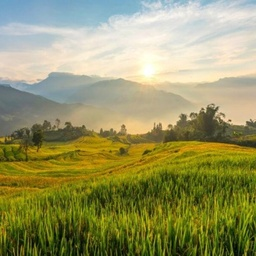
#> input picture seam-carving/canhdong.jpg, 256 x 256 px, shrunk from 500 x 500 before the run
$ python 'seam carving.py'   (older library calls are emulated)
#> lines starting #> are read from the running program, lines starting #| are printed output that depends on the picture
import sys

from tqdm import trange
import numpy as np
from imageio import imread, imwrite
from scipy.ndimage.filters import convolve

def calc_energy(img):
    filter_du = np.array([
        [1.0, 2.0, 1.0],
        [0.0, 0.0, 0.0],
        [-1.0, -2.0, -1.0],
    ])
    # This converts it from a 2D filter to a 3D filter, replicating the same
    # filter for each channel: R, G, B
    filter_du = np.stack([filter_du] * 3, axis=2)
    filter_dv = np.array([
        [1.0, 0.0, -1.0],
        [2.0, 0.0, -2.0],
        [1.0, 0.0, -1.0],
    ])
    # This converts it from a 2D filter to a 3D filter, replicating the same
    # filter for each channel: R, G, B
    filter_dv = np.stack([filter_dv] * 3, axis=2)
    img = img.astype('float32')
    convolved = np.abs(convolve(img, filter_du)) + np.absolute(convolve(img, filter_dv))
    # We sum the energies in the red, green, and blue channels
    energy_map = convolved.sum(axis=2)
    return energy_map

def crop_c(img, scale_c):
    r, c, _ = img.shape
    new_c = int(scale_c * c)

    for i in trange(c - new_c):
        img = carve_column(img)

    return img

def crop_r(img, scale_r):
    img = np.rot90(img, 1, (0, 1))
    img = crop_c(img, scale_r)
    img = np.rot90(img, 3, (0, 1))
    return img

def carve_column(img):
    r, c, _ = img.shape

    M, backtrack = minimum_seam(img)
    mask = np.ones((r, c), dtype=np.bool)

    j = np.argmin(M[-1])
    for i in reversed(range(r)):
        mask[i, j] = False
        j = backtrack[i, j]

    mask = np.stack([mask] * 3, axis=2)
    img = img[mask].reshape((r, c - 1, 3))
    return img

def minimum_seam(img):
    r, c, _ = img.shape
    energy_map = calc_energy(img)

    M = energy_map.copy()
    backtrack = np.zeros_like(M, dtype=np.int)

    for i in range(1, r):
        for j in range(0, c):
            # Handle the left edge of the image, to ensure we don't index a -1
            if j == 0:
                idx = np.argmin(M[i-1, j:j + 2])
                backtrack[i, j] = idx + j
                min_energy = M[i-1, idx + j]
            else:
                idx = np.argmin(M[i - 1, j - 1:j + 2])
                backtrack[i, j] = idx + j - 1
                min_energy = M[i - 1, idx + j - 1]

            M[i, j] += min_energy

    return M, backtrack

def main():

    scale = 0.5
    in_filename = r'canhdong.jpg'
    out_filename = 'result.jpg'

    img = imread(in_filename)
#> img is the input picture: shape (256, 256, 3); mean R, G, B 150.5, 149.2, 99.9

    out = crop_r(img, scale)
#> in crop_r, `img = np.rot90(img, 1, (0, 1))`:
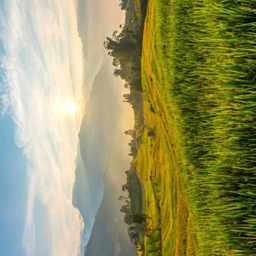
#> img: shape (256, 256, 3); mean of channels 0, 1, 2 150.5, 149.2, 99.9; drawn as R, G, B
#> the loop in crop_c, `for i in trange(c - new_c):` made 128 passes
#> pass 1, in calc_energy, `convolved = np.abs(convolve(img, filter_du)) + np.absolute(convolve(im..`:
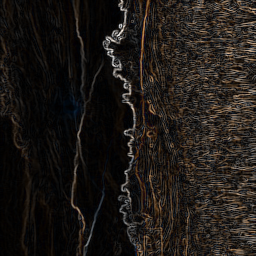
#> convolved: shape (256, 256, 3) float32; mean of channels 0, 1, 2 261.1, 223, 194.2; drawn with min black and max white
#> pass 1, in calc_energy, `energy_map = convolved.sum(axis=2)`:
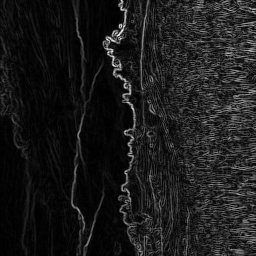
#> energy_map: shape (256, 256) float32; min 0, max 6264, mean 678.2; drawn with min black and max white
#> pass 1, in carve_column, `M, backtrack = minimum_seam(img)`:
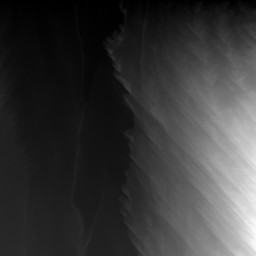
#> M: shape (256, 256) float32; min 20, max 132624, mean 28996.8; drawn with min black and max white
#> after the loop in crop_c, `for i in trange(c - new_c):`:
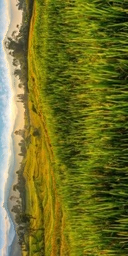
#> img: shape (256, 128, 3); mean of channels 0, 1, 2 114.2, 114.1, 41.2; drawn as R, G, B
#> in crop_r, `img = np.rot90(img, 3, (0, 1))`:
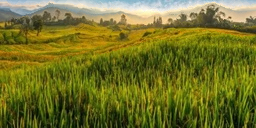
#> img: shape (128, 256, 3); mean of channels 0, 1, 2 114.2, 114.1, 41.2; drawn as R, G, B
    imwrite(out_filename, out)

main()
